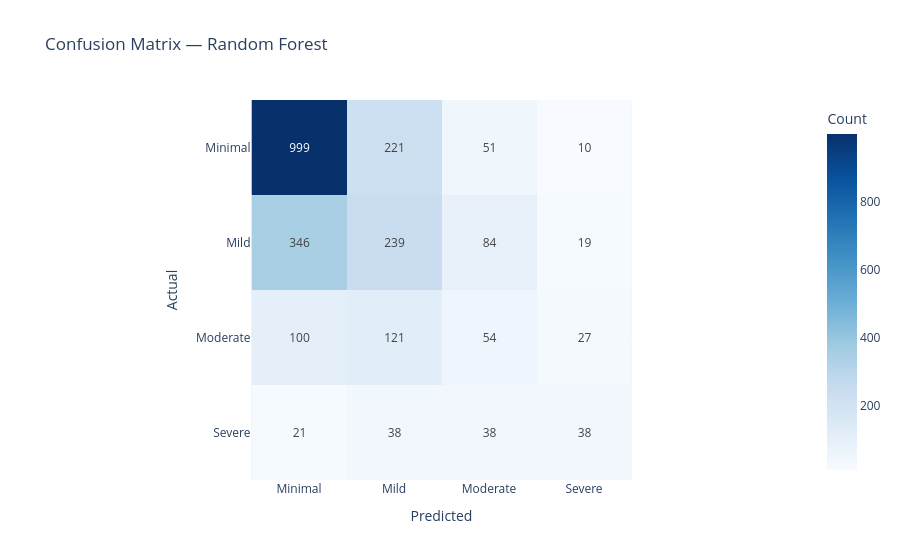

Notebook code cell kept with this figure:
### Code cell
cm = confusion_matrix(y_test, y_pred)
fig = px.imshow(
    cm,
    labels=dict(x="Predicted", y="Actual", color="Count"),
    x=["Minimal", "Mild", "Moderate", "Severe"],
    y=["Minimal", "Mild", "Moderate", "Severe"],
    title="Confusion Matrix — Random Forest",
    color_continuous_scale="Blues",
    text_auto=True
)
fig.show()

### Figure 1 — Plotly figure (JSON) as saved in the notebook; plotly's stock layout.template omitted (floating-point values rounded to 4 significant figures)
{"data": [{"coloraxis": "coloraxis", "hovertemplate": "Predicted: %{x}<br>Actual: %{y}<br>Count: %{z}<extra></extra>", "name": "0", "texttemplate": "%{z}", "type": "heatmap", "x": ["Minimal", "Mild", "Moderate", "Severe"], "xaxis": "x", "y": ["Minimal", "Mild", "Moderate", "Severe"], "yaxis": "y", "z": [[999, 221, 51, 10], [346, 239, 84, 19], [100, 121, 54, 27], [21, 38, 38, 38]]}], "layout": {"coloraxis": {"colorbar": {"title": {"text": "Count"}}, "colorscale": [[0, "rgb(247,251,255)"], [0.125, "rgb(222,235,247)"], [0.25, "rgb(198,219,239)"], [0.375, "rgb(158,202,225)"], [0.5, "rgb(107,174,214)"], [0.625, "rgb(66,146,198)"], [0.75, "rgb(33,113,181)"], [0.875, "rgb(8,81,156)"], [1, "rgb(8,48,107)"]]}, "title": {"text": "Confusion Matrix — Random Forest"}, "xaxis": {"anchor": "y", "constrain": "domain", "domain": [0, 1], "scaleanchor": "y", "title": {"text": "Predicted"}}, "yaxis": {"anchor": "x", "autorange": "reversed", "constrain": "domain", "domain": [0, 1], "title": {"text": "Actual"}}}}
